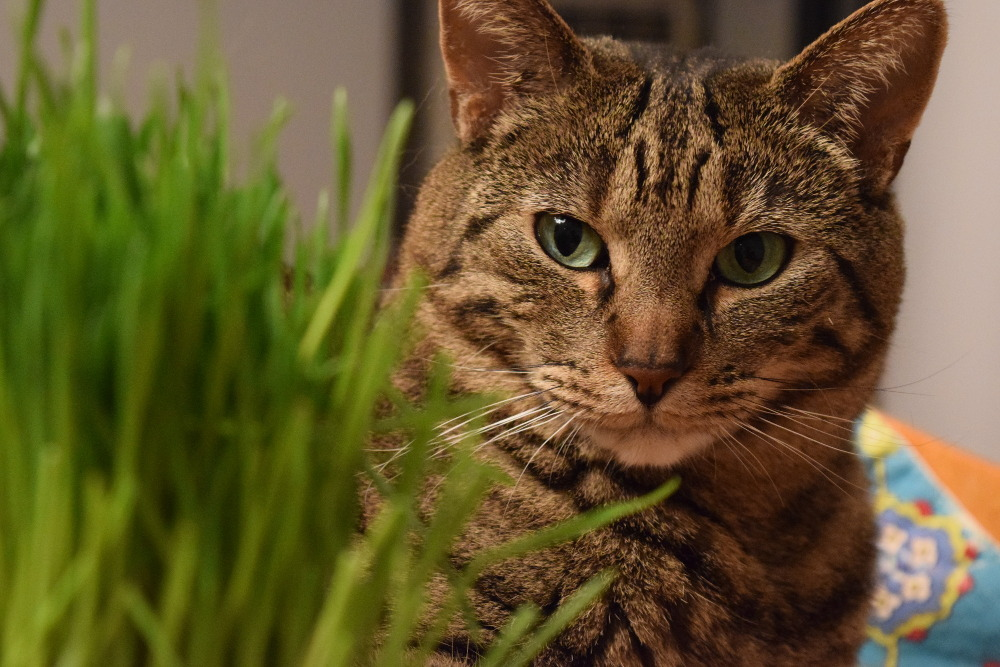
#> input picture images/DSC_0002.JPG, 1000 x 667 px; its folder holds only this picture in this run
$ jupyter execute --allow-errors 'Improving a Gaussian Blur Filter.ipynb'   (shell and % lines are left out)   (older library calls are emulated)
#> lines starting #> are read from the running program, lines starting #| are printed output that depends on the picture
# Stefan Cepko

## Thesis
Through the combination of Gaussian filtering and matrix convolution, a repeatable, configurable, and comprehensive implementation of the Gaussian Blur can be constructed.

## Introduction
The Gaussian Blur is a widely utilized blurring algorithm that is implemented by applying a low-pass Gaussian filter to every dimension of a given matrix. In the field of image processing, the Gaussian Blur is a staple, and it provides a pixel normalization that results in a smooth and organic blurring effect.

A graphed Gaussian Function provides a bell-like curve and is expressed in the form:
$$ f(x) = a * exp (- \frac{(x-b)^2}{2c^2}) $$

Where $a$ is the height of the curve, $b$ is the x offset, and $c$ is the width of the curve.[0]

[cell 1]
import math
import matplotlib.pyplot as plt
import numpy
from scipy import ndimage as ndi
from skimage import color
from mpl_toolkits.mplot3d import Axes3D
from matplotlib import cm
import matplotlib.image as mpimg
from skimage import img_as_float, img_as_ubyte, img_as_uint, img_as_bool
import glob # for bulk file import

plt.rcParams['figure.figsize'] = 25, 10

# Standard Gaussian Function

def gauss_one(x, a, b, c):
    return a * math.exp(-1 * float((x - b)**2)/float(2*c**2))

def gauss_one_ex(x):
    return gauss_one(x, 1, 0, 1)

# Modified (improved) Gaussian Function

def gauss_one_imp(x, a, b, c):
    return a * math.exp(-1 * float((x - b)**2)/float(2*c**2) - math.sqrt((x**2)/4))

def gauss_one_imp_ex(x):
    return gauss_one_imp(x, 1, 0, 1)

x = numpy.linspace(-2,2,100)

gaussonevector = numpy.vectorize(gauss_one_ex)
gaussonevector_imp = numpy.vectorize(gauss_one_imp_ex)

plt.title("Signal of a One Dimensional Gaussian", fontsize=30)
plt.plot(x, gaussonevector(x))
plt.show()
#> figure, not shown here; curve peaks at x = -0.0202, y = 1

plt.title("Traditional Gaussian Function vs. Modified Gaussian Function", fontsize=30)
plt.plot(x, gaussonevector(x))
plt.plot(x, gaussonevector_imp(x))
plt.show()
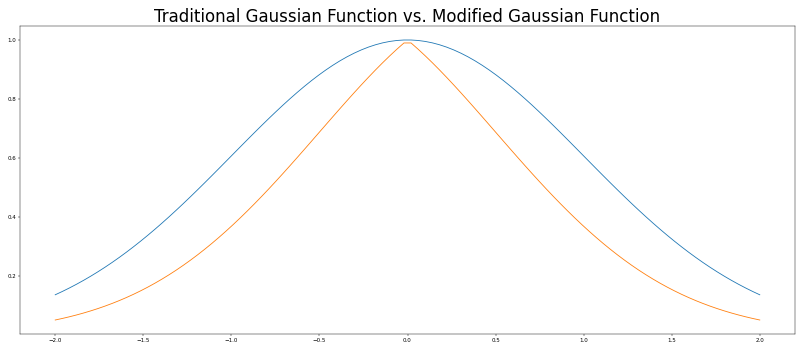
#> figure drawn by matplotlib, 1 panel; curve peaks at x = -0.0202, y = 1; curve peaks at x = -0.0202, y = 0.99

This generalized function can be cast into 3 dimensions by rotating the curve around its peak in the Z dimension, and can also be expressed in the form:

$$ f(x,y) = A * exp ( - (\frac{(x - x_0)^2}{2\sigma^2_x} + \frac{(y - y_0)^2}{2\sigma^2_y}) $$

Where A is the amplitude/height of the curve, $x_0,y_0$ is the center point on the Horizontal plane, and $\sigma_x,\sigma_y$ describe the x,y spread of the curve[1].

[cell 2]
# Standard Two-Dimensional Gaussian Function

def gauss_two(x,y,sigx,sigy, a):
    return a * math.exp(-1 * (((x**2)/2*sigx**2) + (y**2)/2*sigy**2))

def gauss_two_ex(x,y):
    return gauss_two(x,y,1,1,1)

# Modified (improved) Two-Dimensional Gaussian Function

def gauss_two_imp(x,y,sigx,sigy, a):
    return a * math.exp(-1 * (((x**2)/2*sigx**2) + (y**2)/2*sigy**2) - math.sqrt((x/4)**2 + (y/4)**2))

def gauss_two_imp_ex(x,y):
    return gauss_two_imp(x,y,1,1,1)

X = numpy.arange(-1.5, 1.5, 0.01)
Y = numpy.arange(-1.5, 1.5, 0.01)
X, Y = numpy.meshgrid(X, Y)

colors = cm.rainbow

fig = plt.figure()
#> (the rest of this cell did not finish here and is left out)

## Method
The two-dimensional Gaussian Function can provide a way to average the pixels in a specified area by using the Z value as the weighting amount. Using a convolve operation which casts a kernel, in this case a matrix that represents a two-dimensional Gaussian function, onto the image, each pixel of the resulting image will be a weighted averaging of the pixels around it.

The basic algorithm to compute the Gaussian Blur is
1. Generate a two-dimensional convolution matrix based on a Gaussian Function
2. Convolve the matrix as a kernel over the given image

As an improvement, the Gaussian Function is tweaked by intersecting the normal of the position with a Square Root function, resulting in a coordinate weighting that factors adjacent pixels more favorably than those farther out.

The modified Gaussian Functions are calculated using the following functions:

$$ f(x) = a * exp (- \frac{(x-b)^2}{2c^2} - \sqrt{\frac{x}{4}^2}) $$

$$ f(x,y) = A * exp ( - (\frac{(x - x_0)^2}{2\sigma^2_x} + \frac{(y - y_0)^2}{2\sigma^2_y} - \sqrt{\frac{x}{4}^2 + \frac{y}{4}^2}) $$

[cell 3]
vecx = numpy.arange(-1, 1, .1)
vecy = numpy.arange(-1, 1, .1)

matrix = []
for x in vecx:
    row = []
    for y in vecy:
        row.append(gauss_two_ex(x,y))
    matrix.append(row)

#print matrix
#gausstwovector(vecx,vecy)

plt.figure()
plt.subplot(1, 2, 1)
plt.title("Gaussian", fontsize=30)

plt.imshow(matrix, cmap=cm.gray)


matrix = []
for x in vecx:
    row = []
    for y in vecy:
        row.append(gauss_two_imp_ex(x, y))
    matrix.append(row)

plt.subplot(1, 2, 2)
plt.title("Modified Gaussian", fontsize=30)
plt.imshow(matrix, cmap=cm.gray)
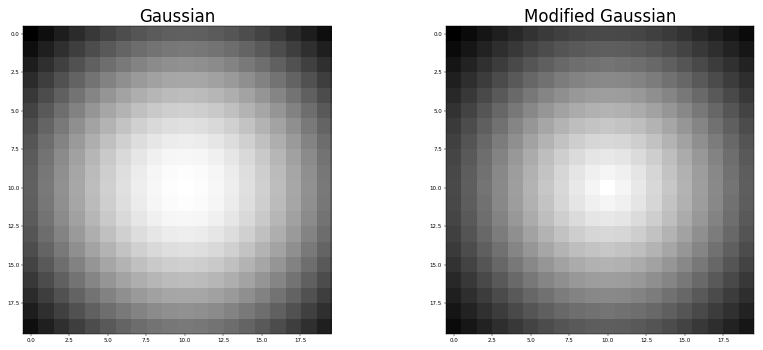
#> figure drawn by matplotlib, 2 panels

This application of a black and white gradient to the original and modified Gaussian Function implementations reveals that the modified function appears to have a more spherical appearance, and gives a more concentrated weight to pixels immediately surrounding the apex.

## Code

[cell 4]
plt.rcParams['figure.figsize'] = 25, 10

imgpaths = glob.glob("./images/*.jpg") + glob.glob("./images/*.png") + glob.glob("./images/*.JPG")
imgset = [img_as_float(mpimg.imread(x)) for x in imgpaths]
#> imgset = 2 items

# Display thumbnails of the images to ensure loading
plt.figure()
for i,img in enumerate(imgset):
    plt.subplot(len(imgset), 1, i+1)
    plt.imshow(color.rgb2grey(img), cmap = 'gray')
#> this loop made 2 passes
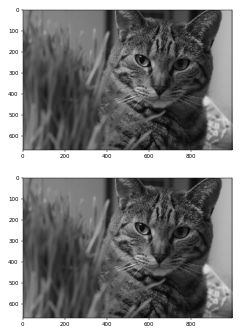
#> figure drawn by matplotlib, 2 panels

[cell 5]
def generate_kernel(steps, size_x, size_y):
    vec = numpy.arange(-1.0,1.0,1.0/(steps/2))
    matrix = []
    for x in vec:
        row = []
        for y in vec:
            row.append(gauss_two_imp(x,y,size_x,size_y,1))
        matrix.append(row)
    return matrix

plt.figure()
plt.suptitle("Modified Gaussian Image Blur Test", fontsize=30)
for i, img in enumerate(imgset):
    imgbw = color.rgb2grey(img)
    plt.subplot(len(imgset), 1, i+1)
    plt.imshow(ndi.convolve(imgbw,generate_kernel(20,1,1)), cmap = 'gray')
#> this loop made 2 passes
#> pass 1, `imgbw = color.rgb2grey(img)`:
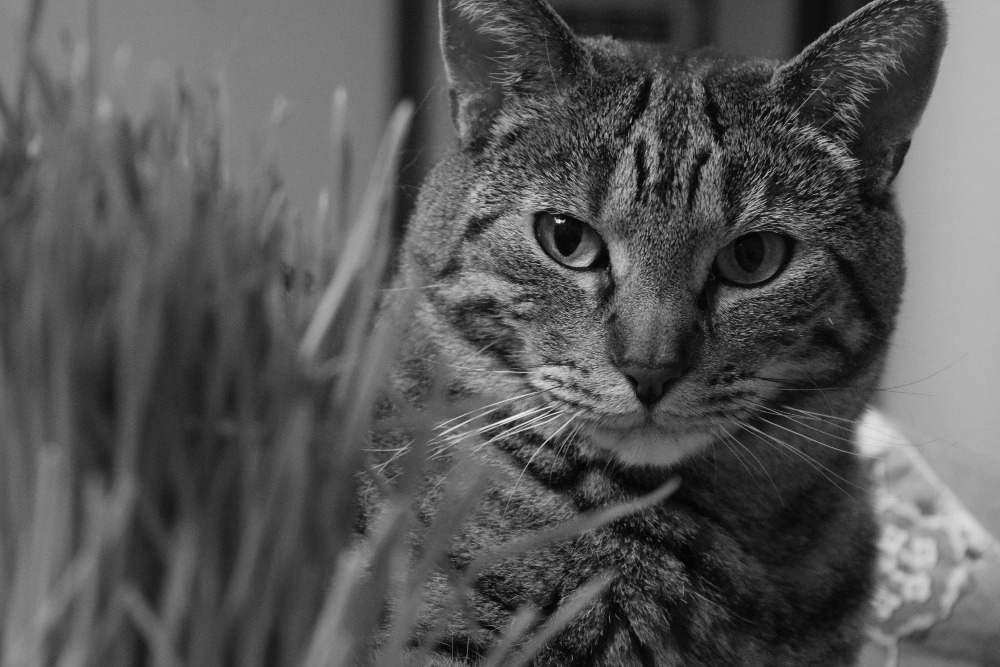
#> imgbw: shape (667, 1000) float64; min 0.000833, max 0.998, mean 0.343
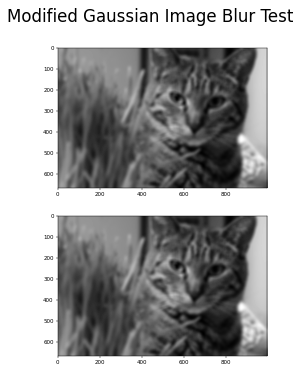
#> figure drawn by matplotlib, 2 panels

[cell 6]
plt.figure()
plt.suptitle("Modified Gaussian Image Blur With Vertical Bias", fontsize=30)
for i, img in enumerate(imgset):
    imgbw = color.rgb2grey(img)
    plt.subplot(len(imgset), 1, i+1)
    plt.imshow(ndi.convolve(imgbw,generate_kernel(30,0.2,10)), cmap = 'gray')
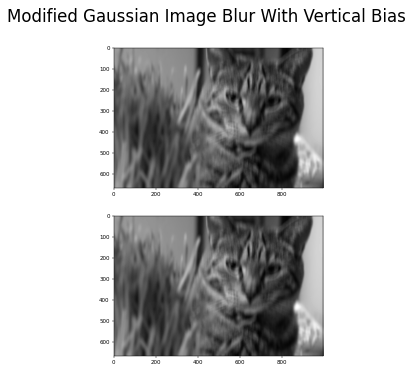
#> figure drawn by matplotlib, 2 panels

By creating a pipeline from Gaussian Matrix to convolution, a reliable Gaussian Blur function can be constructed.

## Results

[cell 7]
unmodified = color.rgb2grey(imgset[1])
with_gaussian = ndi.convolve(color.rgb2grey(imgset[1]), generate_kernel(20,1,1))
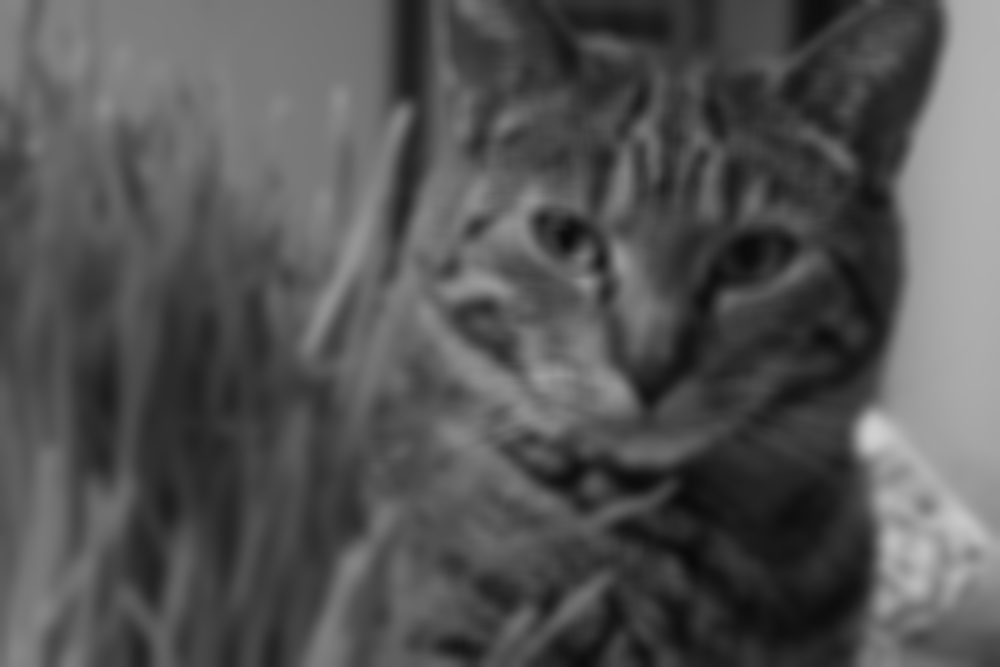
#> with_gaussian: shape (667, 1000) float64; min 10.52, max 208.7, mean 84.2

plt.figure()
plt.subplot(1, 2, 1)
plt.title("Histogram of an Unmodified Image", fontsize=20)
for col, channel in zip('rgb',numpy.rollaxis(unmodified,axis=-1)):
    plt.hist(channel.flatten(), bins=50, color=col,alpha=0.3)
#> this loop made 3 passes
#> col on passes 1 to 3: 'r', 'g', 'b'

plt.subplot(1, 2, 2)
plt.title("Histogram of Image Processed with Modified Gaussian", fontsize=20)
for col, channel in zip('rgb',numpy.rollaxis(with_gaussian, axis=-1)):
    plt.hist(channel.flatten(), bins=50, color=col,alpha=0.3)

plt.show()
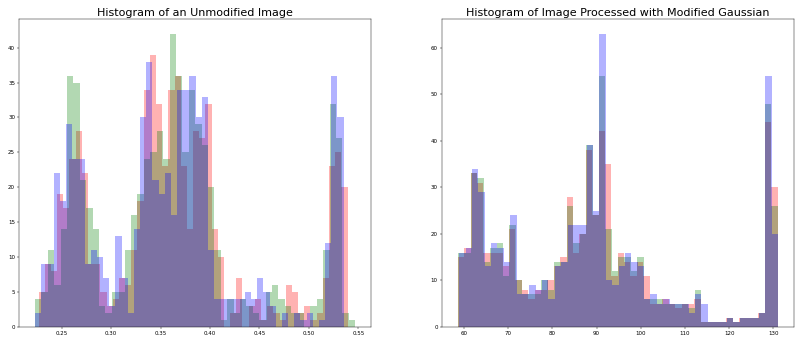
#> figure drawn by matplotlib, 2 panels; panel 1: tallest bar 39 high, from x = 0.339 to 0.345; panel 1: tallest bar 42 high, from x = 0.359 to 0.365; panel 1: tallest bar 38 high, from x = 0.336 to 0.342; panel 2: tallest bar 44 high, from x = 128.1 to 129.5

The histograms above best display the effect of the Gaussian Blur on one of the greyscale images. The left histogram shows the frequencies before the blurring, and the right histogram shows the frequencies after the blurring.

In the right histogram, all of the peaks and bumps in frequencies in every channel have been softened. Noise in the RGB channels has been reduced significantly, providing a unified greyscale signal.

[cell 8]
plt.figure()

hist_unmodified = numpy.histogram(img_as_ubyte(unmodified), bins=numpy.arange(0, 256))
hist_gaussian = numpy.histogram(with_gaussian, bins=numpy.arange(0, 256))

plt.title("Comparison of Histogram Frequencies", fontsize=20)
plt.plot(hist_unmodified[1][:-1], hist_unmodified[0], lw=2, label="Unmodified Image")
plt.plot(hist_gaussian[1][:-1], hist_gaussian[0], lw=2, label="Image With Gaussian Blur")
plt.legend(fontsize=20)
plt.show()
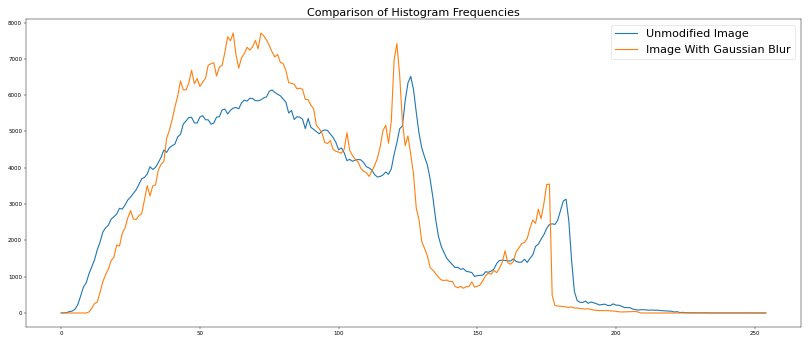
#> figure drawn by matplotlib, 1 panel; curve peaks at x = 126, y = 6517; curve peaks at x = 62, y = 7711

Better illustrated in this graph is the fact that the grayscale balance in the Gaussian filter concentrates the frequencies towards the middle. Signal difference is accentuated more towards the mean frequency and less at the edges.

[cell 9]
import skimage.filter as filters

for i, img in enumerate(imgset):
    plt.figure()
    imgbw = color.rgb2grey(img)
    plt.subplot(1, 2, 1)
    plt.title("Sci-Kit Gaussian", fontsize=20)
    plt.imshow(filters.gaussian_filter(imgbw, 5,multichannel=False), cmap = 'gray')
    plt.subplot(1, 2, 2)
    plt.title("Modified Gaussian", fontsize=20)
    plt.imshow(ndi.convolve(imgbw,generate_kernel(20,1,1)), cmap = 'gray')
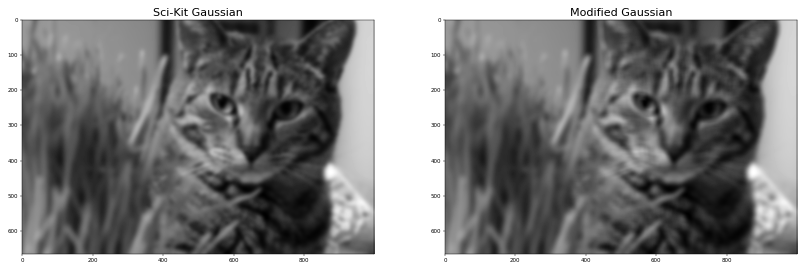
#> figure drawn by matplotlib, 2 panels

$ run again, on images/DSC_0026_NEF_embedded.jpg
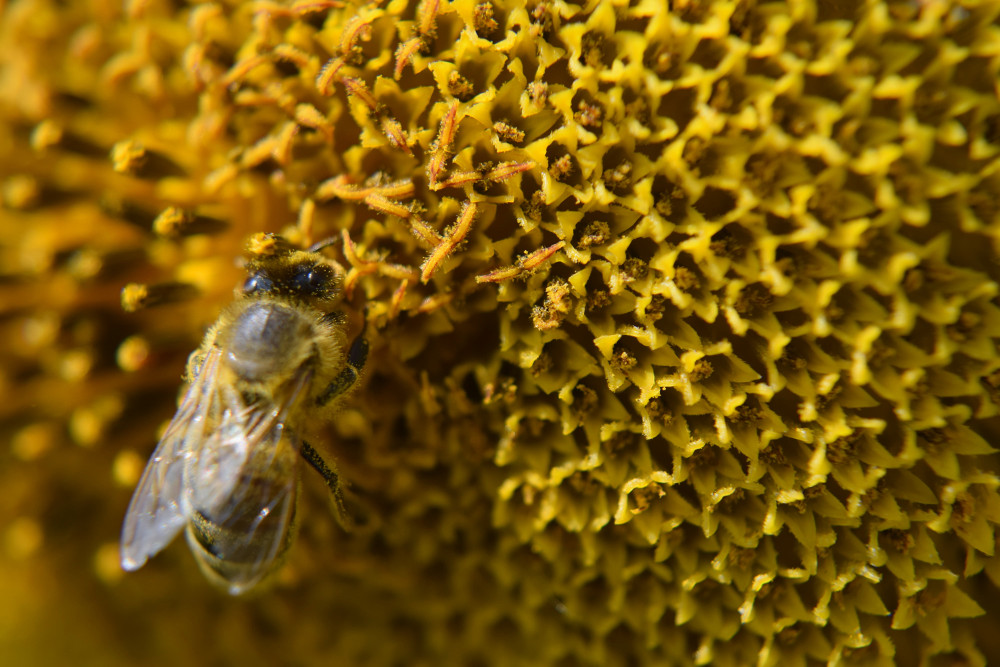
#> input picture images/DSC_0026_NEF_embedded.jpg, 1000 x 667 px
#> imgset = 2 items
#> the loop `for i,img in enumerate(imgset):` made 2 passes
#> the loop `for i, img in enumerate(imgset):` made 2 passes
#> `with_gaussian = ndi.convolve(color.rgb2grey(imgset[1]), generate_kerne..`:
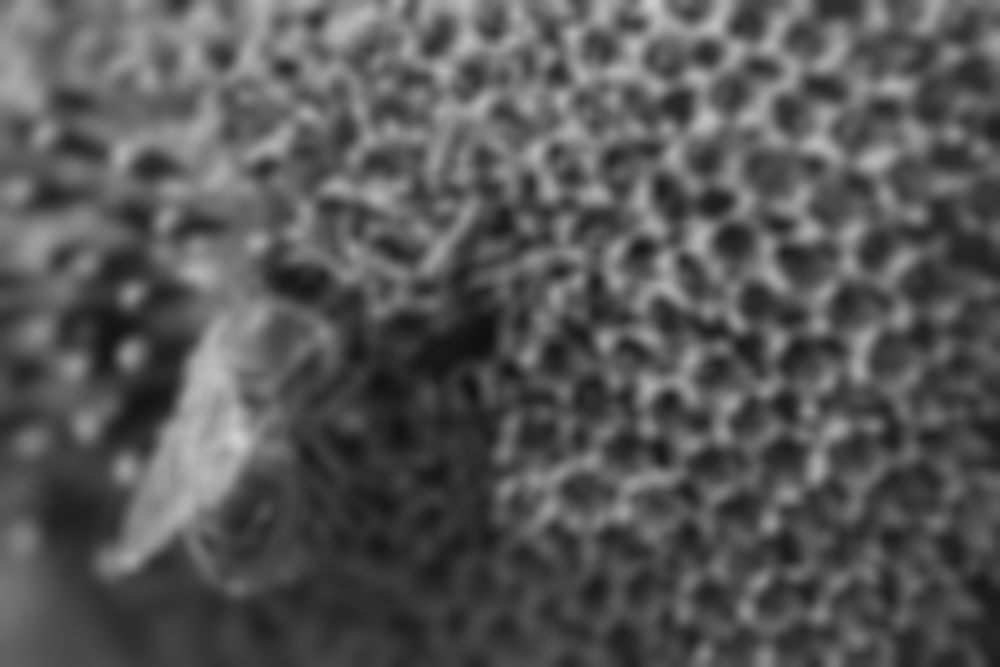
#> with_gaussian: shape (667, 1000) float64; min 16.61, max 206.8, mean 86.8
#> the loop `for col, channel in zip('rgb',numpy.rollaxis(unmodified,axis=-1)):` made 3 passes
#> col on passes 1 to 3: 'r', 'g', 'b'
#> the loop `for col, channel in zip('rgb',numpy.rollaxis(with_gaussian, axis=-1)):` made 3 passes
#> `[cell 9] import skimage.filter as filters  for i, img in enumerate(img..`:
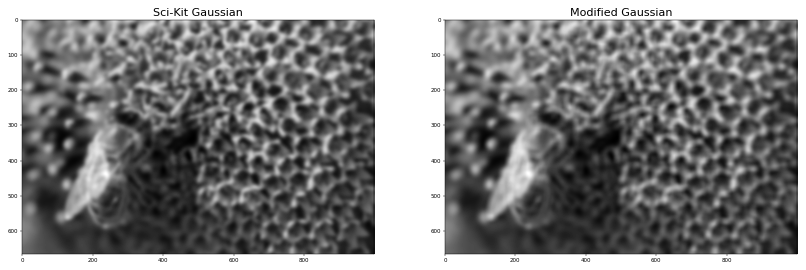
#> figure drawn by matplotlib, 2 panels
